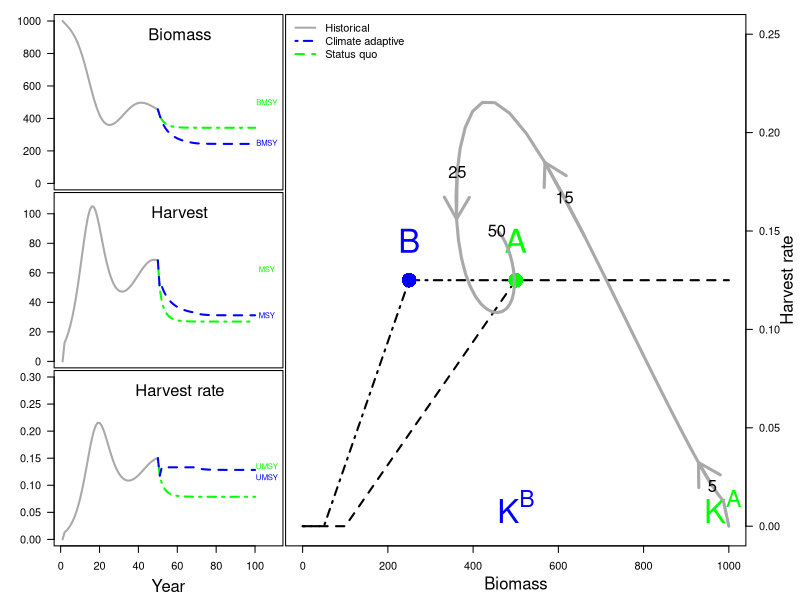

Generate this figure with R:
#====================================
# Effort dynamics toy model
#====================================
alpha<-0.9 			  # sets equilibrium relative to BMSY
chi<-0.3			  # makes the exploitation rate smaller
years<-100       # years in simulation
r<-0.25         # growth rate of population
Binit<-1000     # initial bioamss
Finit<-0.01     # initial fishing mortality
alpha_HCR<-0.2
K<-c(rep(1000,30),rep(500,years-30))
#===========================================
# POpulation dynamics
#========================================
proj_pop<-function(alpha,chi,years,r,Binit,Finit,K,change_ref,use_HCR=NA,HCR_yr=NA)
{
biomass<-rep(0,years)
f_t<-rep(0,years)
yield<-rep(0,years)
exp_rate<-rep(0,years)

biomass[1]<-Binit		
f_t[1] <- Finit

for(i in 2:years)
{
  if(change_ref==1)
   f_t[i] <- f_t[i-1] * (biomass[i-1]/(alpha*K[i]/2))^chi
  if(change_ref==0)
   f_t[i] <- f_t[i-1] * (biomass[i-1]/(alpha*K[1]/2))^chi
  if(use_HCR==1 & i>HCR_yr)
  {
    f_t[i]<-r/2
    BMSY<-K[1]/2
    if(change_ref==1)
      BMSY<-K[i-1]/2
    if(biomass[i-1]/(BMSY) < 0.2)
      f_t[i] <- 0
    if(biomass[i-1]/(BMSY) >= 0.20 & biomass[i-1]/(BMSY)<1)
      f_t[i] <- (f_t[i]*((biomass[i-1]/BMSY) - alpha_HCR))/(1-alpha_HCR)
  } 
  #(F35*(MMB[length(MMB)]/b35_chg[m,z] - alpha))/(1-alpha)
  yield[i] <- ( biomass[i-1]+r*biomass[i-1]*(1-biomass[i-1]/K[i]) ) * (1-exp(-f_t[i]))
  biomass[i] <- ( biomass[i-1]+r*biomass[i-1]*(1-biomass[i-1]/K[i]) ) * exp(-f_t[i])
  exp_rate[i] <- yield[i]/biomass[i]
}

list(f_t=f_t,yield=yield,biomass=biomass,exp_rate=exp_rate)
}

#============================
# Project
#=============================
chg_sq<-proj_pop(alpha,chi,years,r,Binit,Finit,K=c(rep(1000,years/2),rep(500,years/2)),change_ref=0,use_HCR=1,HCR_yr=years/2)
chg_chg<-proj_pop(alpha,chi,years,r,Binit,Finit,K=c(rep(1000,years/2),rep(500,years/2)),change_ref=1,use_HCR=1,HCR_yr=years/2)

incex<-1.5
in_tag<-106
sm_cex<-0.7
#==use color to represent 'perceived status'
png("plots/fig_hcr.png",height=4,width=8,res=600,units='in')
incol<-c("dark grey","green","blue")
layout(cbind(c(1,2,3),c(4,4,4),c(4,4,4)))
par(mar=c(.1,.1,.1,.1),oma=c(4,4,1,4))

plot(chg_sq$biomass[(years/2):years]~seq((years/2),years),
     xlim=c(1,years+10),type="l",xaxt='n',ylim=c(0,K[1]),las=1,lty=4,col=incol[2],lwd=2)
lines(chg_sq$biomass[1:(years/2)]~seq(1,(years/2)),col=incol[1],lwd=2)
lines(chg_chg$biomass[(years/2):years]~seq((years/2),years),lty=2,col=incol[3],lwd=2)
legend("top",bty='n',"Biomass",cex=incex)
text(x=in_tag,y=K[1]/2,"BMSY",col=incol[2],cex=sm_cex)
text(x=in_tag,y=K[length(K)]/2,"BMSY",col=incol[3],cex=sm_cex)

plot(chg_sq$yield[(years/2):years]~seq((years/2),years),
     xlim=c(1,years+10),type="l",xaxt='n',ylim=c(0,110),las=1,lty=4,col=incol[2],lwd=2)
lines(chg_sq$yield[1:(years/2)]~seq(1,(years/2)),col=incol[1],lwd=2)
lines(chg_chg$yield[(years/2):years]~seq((years/2),years),lty=2,col=incol[3],lwd=2)
legend("top",bty='n',"Harvest",cex=incex)
text(x=in_tag,y=(r*K[1])/4,"MSY",col=incol[2],cex=sm_cex)
text(x=in_tag,y=(r*K[length(K)])/4,"MSY",col=incol[3],cex=sm_cex)

plot(chg_sq$exp_rate[(years/2):years]~seq((years/2),years),
     xlim=c(1,years+10),type="l",ylim=c(0,0.3),las=1,lty=4,col=incol[2],lwd=2)
lines(chg_sq$exp_rate[1:(years/2)]~seq(1,(years/2)),col=incol[1],lwd=2)
lines(chg_chg$exp_rate[(years/2):years]~seq((years/2),years),lty=2,col=incol[3],lwd=2)
legend("top",bty='n',"Harvest rate",cex=incex)
mtext(side=1,line=2.7,"Year")
text(x=in_tag,y=r/2 + .01,"UMSY",col=incol[2],cex=sm_cex)
text(x=in_tag,y=r/2 - .01,"UMSY",col=incol[3],cex=sm_cex)

plot(-10,ylab='',xlab='',ylim=c(0,r),xlim=c(0,K[1]),las=1,yaxt='n')
axis(side=4,las=1)
in_x<-c(.1,seq(.1*K[1],K[1]/2,length.out=100),seq(K[1]/2,K[1],length.out=100))
in_y<-c(0,seq(0,r/2,length.out=100),rep(r/2,100))
lines(in_y~in_x,lty=2,lwd=2)

in_x<-c(.1,seq(.1*K[length(K)],K[length(K)]/2,length.out=100),seq(K[length(K)]/2,K[length(K)],length.out=100))
in_y<-c(0,seq(0,r/2,length.out=100),rep(r/2,100))
lines(in_y~in_x,lty=4,lwd=2)

points(x=K[1]/2,y=r/2,cex=3,pch=16,col=incol[2])
points(x=K[length(K)]/2,y=r/2,cex=3,pch=16,col=incol[3])
text("A",x=K[1]/2,y=0.02+r/2,cex=3,col=incol[2])
text("B",x=K[length(K)]/2,y=0.02+r/2,cex=3,col=incol[3])
mtext(side=1,"Biomass",line=2.5)
mtext(side=4,"Harvest rate",line=2.75)

text(expression("K"^"A"),x=K[1]*.985,y=0.01,cex=3,col=incol[2])
text(expression("K"^"B"),x=K[length(K)],y=0.01,cex=3,col=incol[3])

#lines(chg_sq$exp_rate~chg_sq$biomass,lwd=3,col=3,lty=2)
lines(chg_sq$exp_rate[1:(50)]~chg_sq$biomass[1:(50)],lwd=3,col=incol[1],lty=1)
#lines(chg_chg$exp_rate~chg_chg$biomass,lwd=3,col=3,lty=4)
arrows(y0=chg_sq$exp_rate[4],
       y1=chg_sq$exp_rate[6],
       x0=chg_sq$biomass[4],
       x1=chg_sq$biomass[6],lwd=3,col=incol[1])
arrows(y0=chg_sq$exp_rate[14],
       y1=chg_sq$exp_rate[16],
       x0=chg_sq$biomass[14],
       x1=chg_sq$biomass[16],lwd=3,col=incol[1])
arrows(y0=chg_sq$exp_rate[24],
       y1=chg_sq$exp_rate[26],
       x0=chg_sq$biomass[24],
       x1=chg_sq$biomass[26],lwd=3,col=incol[1])

text('5',y=chg_sq$exp_rate[4],
     x=chg_sq$biomass[4],cex=incex)
text('15',y=chg_sq$exp_rate[15],
     x=chg_sq$biomass[15],cex=incex)
text('25',y=chg_sq$exp_rate[24],
     x=chg_sq$biomass[24],cex=incex)

text('50',y=chg_sq$exp_rate[50],
     x=chg_sq$biomass[50],cex=incex)

legend("topleft",lty=c(1,4,2),bty='n',c("Historical","Climate adaptive","Status quo"),col=incol[c(1,3,2)],lwd=2)

dev.off()



